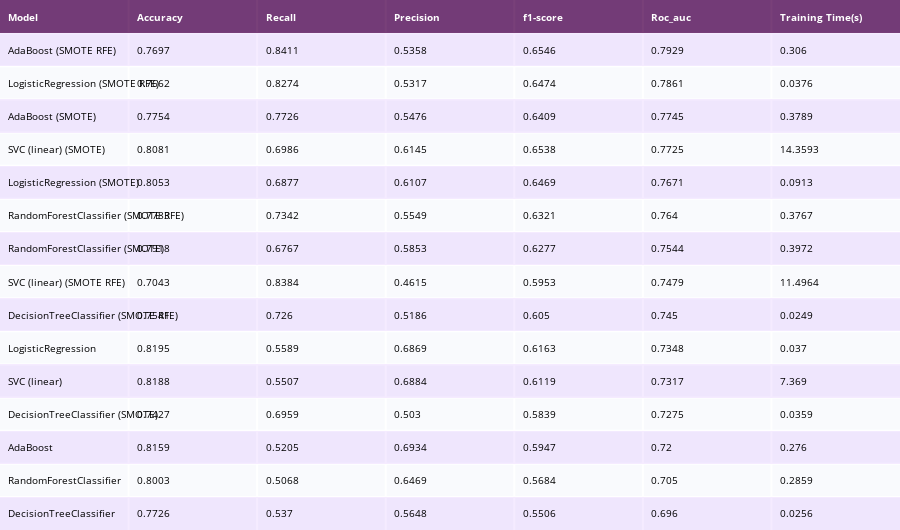

Write notebook code for a chart like this one.
### Code cell
sorted_df = performances_df.sort_values(by=['Roc_auc'], ascending=False)
colorscale = [[0, '#4d004c'],[.5, '#f2e5ff'],[1, '#ffffff']]

table = ff.create_table(np.round(sorted_df, 4), colorscale=colorscale)
table.layout.font.size = 10

# for i in range(len(table.layout.annotations)):
#     if i == 0:
#         table.layout.annotations[i].font.size = 10
#     else:
#         table.layout.annotations[i].align = 'left'
plotly_py.iplot(table)

### Figure 1 — Plotly figure (JSON) as saved in the notebook; plotly's stock layout.template omitted (floating-point values rounded to 4 significant figures)
{"data": [{"colorscale": [[0, "#4d004c"], [0.5, "#f2e5ff"], [1, "#ffffff"]], "hoverinfo": "none", "opacity": 0.75, "showscale": false, "type": "heatmap", "z": [[0, 0, 0, 0, 0, 0, 0], [0.5, 0.5, 0.5, 0.5, 0.5, 0.5, 0.5], [1, 1, 1, 1, 1, 1, 1], [0.5, 0.5, 0.5, 0.5, 0.5, 0.5, 0.5], [1, 1, 1, 1, 1, 1, 1], [0.5, 0.5, 0.5, 0.5, 0.5, 0.5, 0.5], [1, 1, 1, 1, 1, 1, 1], [0.5, 0.5, 0.5, 0.5, 0.5, 0.5, 0.5], [1, 1, 1, 1, 1, 1, 1], [0.5, 0.5, 0.5, 0.5, 0.5, 0.5, 0.5], [1, 1, 1, 1, 1, 1, 1], [0.5, 0.5, 0.5, 0.5, 0.5, 0.5, 0.5], [1, 1, 1, 1, 1, 1, 1], [0.5, 0.5, 0.5, 0.5, 0.5, 0.5, 0.5], [1, 1, 1, 1, 1, 1, 1], [0.5, 0.5, 0.5, 0.5, 0.5, 0.5, 0.5]]}], "layout": {"annotations": [{"align": "left", "font": {"color": "#ffffff"}, "showarrow": false, "text": "<b>Model</b>", "x": -0.45, "xanchor": "left", "xref": "x", "y": 0, "yref": "y"}, {"align": "left", "font": {"color": "#ffffff"}, "showarrow": false, "text": "<b>Accuracy</b>", "x": 0.55, "xanchor": "left", "xref": "x", "y": 0, "yref": "y"}, {"align": "left", "font": {"color": "#ffffff"}, "showarrow": false, "text": "<b>Recall</b>", "x": 1.55, "xanchor": "left", "xref": "x", "y": 0, "yref": "y"}, {"align": "left", "font": {"color": "#ffffff"}, "showarrow": false, "text": "<b>Precision</b>", "x": 2.55, "xanchor": "left", "xref": "x", "y": 0, "yref": "y"}, {"align": "left", "font": {"color": "#ffffff"}, "showarrow": false, "text": "<b>f1-score</b>", "x": 3.55, "xanchor": "left", "xref": "x", "y": 0, "yref": "y"}, {"align": "left", "font": {"color": "#ffffff"}, "showarrow": false, "text": "<b>Roc_auc</b>", "x": 4.55, "xanchor": "left", "xref": "x", "y": 0, "yref": "y"}, {"align": "left", "font": {"color": "#ffffff"}, "showarrow": false, "text": "<b>Training Time(s)</b>", "x": 5.55, "xanchor": "left", "xref": "x", "y": 0, "yref": "y"}, {"align": "left", "font": {"color": "#000000"}, "showarrow": false, "text": "AdaBoost (SMOTE RFE)", "x": -0.45, "xanchor": "left", "xref": "x", "y": 1, "yref": "y"}, {"align": "left", "font": {"color": "#000000"}, "showarrow": false, "text": "0.7697", "x": 0.55, "xanchor": "left", "xref": "x", "y": 1, "yref": "y"}, {"align": "left", "font": {"color": "#000000"}, "showarrow": false, "text": "0.8411", "x": 1.55, "xanchor": "left", "xref": "x", "y": 1, "yref": "y"}, {"align": "left", "font": {"color": "#000000"}, "showarrow": false, "text": "0.5358", "x": 2.55, "xanchor": "left", "xref": "x", "y": 1, "yref": "y"}, {"align": "left", "font": {"color": "#000000"}, "showarrow": false, "text": "0.6546", "x": 3.55, "xanchor": "left", "xref": "x", "y": 1, "yref": "y"}, {"align": "left", "font": {"color": "#000000"}, "showarrow": false, "text": "0.7929", "x": 4.55, "xanchor": "left", "xref": "x", "y": 1, "yref": "y"}, {"align": "left", "font": {"color": "#000000"}, "showarrow": false, "text": "0.306", "x": 5.55, "xanchor": "left", "xref": "x", "y": 1, "yref": "y"}, {"align": "left", "font": {"color": "#000000"}, "showarrow": false, "text": "LogisticRegression (SMOTE RFE)", "x": -0.45, "xanchor": "left", "xref": "x", "y": 2, "yref": "y"}, {"align": "left", "font": {"color": "#000000"}, "showarrow": false, "text": "0.7662", "x": 0.55, "xanchor": "left", "xref": "x", "y": 2, "yref": "y"}, {"align": "left", "font": {"color": "#000000"}, "showarrow": false, "text": "0.8274", "x": 1.55, "xanchor": "left", "xref": "x", "y": 2, "yref": "y"}, {"align": "left", "font": {"color": "#000000"}, "showarrow": false, "text": "0.5317", "x": 2.55, "xanchor": "left", "xref": "x", "y": 2, "yref": "y"}, {"align": "left", "font": {"color": "#000000"}, "showarrow": false, "text": "0.6474", "x": 3.55, "xanchor": "left", "xref": "x", "y": 2, "yref": "y"}, {"align": "left", "font": {"color": "#000000"}, "showarrow": false, "text": "0.7861", "x": 4.55, "xanchor": "left", "xref": "x", "y": 2, "yref": "y"}, {"align": "left", "font": {"color": "#000000"}, "showarrow": false, "text": "0.0376", "x": 5.55, "xanchor": "left", "xref": "x", "y": 2, "yref": "y"}, {"align": "left", "font": {"color": "#000000"}, "showarrow": false, "text": "AdaBoost (SMOTE)", "x": -0.45, "xanchor": "left", "xref": "x", "y": 3, "yref": "y"}, {"align": "left", "font": {"color": "#000000"}, "showarrow": false, "text": "0.7754", "x": 0.55, "xanchor": "left", "xref": "x", "y": 3, "yref": "y"}, {"align": "left", "font": {"color": "#000000"}, "showarrow": false, "text": "0.7726", "x": 1.55, "xanchor": "left", "xref": "x", "y": 3, "yref": "y"}, {"align": "left", "font": {"color": "#000000"}, "showarrow": false, "text": "0.5476", "x": 2.55, "xanchor": "left", "xref": "x", "y": 3, "yref": "y"}, {"align": "left", "font": {"color": "#000000"}, "showarrow": false, "text": "0.6409", "x": 3.55, "xanchor": "left", "xref": "x", "y": 3, "yref": "y"}, {"align": "left", "font": {"color": "#000000"}, "showarrow": false, "text": "0.7745", "x": 4.55, "xanchor": "left", "xref": "x", "y": 3, "yref": "y"}, {"align": "left", "font": {"color": "#000000"}, "showarrow": false, "text": "0.3789", "x": 5.55, "xanchor": "left", "xref": "x", "y": 3, "yref": "y"}, {"align": "left", "font": {"color": "#000000"}, "showarrow": false, "text": "SVC (linear) (SMOTE)", "x": -0.45, "xanchor": "left", "xref": "x", "y": 4, "yref": "y"}, {"align": "left", "font": {"color": "#000000"}, "showarrow": false, "text": "0.8081", "x": 0.55, "xanchor": "left", "xref": "x", "y": 4, "yref": "y"}, {"align": "left", "font": {"color": "#000000"}, "showarrow": false, "text": "0.6986", "x": 1.55, "xanchor": "left", "xref": "x", "y": 4, "yref": "y"}, {"align": "left", "font": {"color": "#000000"}, "showarrow": false, "text": "0.6145", "x": 2.55, "xanchor": "left", "xref": "x", "y": 4, "yref": "y"}, {"align": "left", "font": {"color": "#000000"}, "showarrow": false, "text": "0.6538", "x": 3.55, "xanchor": "left", "xref": "x", "y": 4, "yref": "y"}, {"align": "left", "font": {"color": "#000000"}, "showarrow": false, "text": "0.7725", "x": 4.55, "xanchor": "left", "xref": "x", "y": 4, "yref": "y"}, {"align": "left", "font": {"color": "#000000"}, "showarrow": false, "text": "14.3593", "x": 5.55, "xanchor": "left", "xref": "x", "y": 4, "yref": "y"}, {"align": "left", "font": {"color": "#000000"}, "showarrow": false, "text": "LogisticRegression (SMOTE)", "x": -0.45, "xanchor": "left", "xref": "x", "y": 5, "yref": "y"}, {"align": "left", "font": {"color": "#000000"}, "showarrow": false, "text": "0.8053", "x": 0.55, "xanchor": "left", "xref": "x", "y": 5, "yref": "y"}, {"align": "left", "font": {"color": "#000000"}, "showarrow": false, "text": "0.6877", "x": 1.55, "xanchor": "left", "xref": "x", "y": 5, "yref": "y"}, {"align": "left", "font": {"color": "#000000"}, "showarrow": false, "text": "0.6107", "x": 2.55, "xanchor": "left", "xref": "x", "y": 5, "yref": "y"}, {"align": "left", "font": {"color": "#000000"}, "showarrow": false, "text": "0.6469", "x": 3.55, "xanchor": "left", "xref": "x", "y": 5, "yref": "y"}, {"align": "left", "font": {"color": "#000000"}, "showarrow": false, "text": "0.7671", "x": 4.55, "xanchor": "left", "xref": "x", "y": 5, "yref": "y"}, {"align": "left", "font": {"color": "#000000"}, "showarrow": false, "text": "0.0913", "x": 5.55, "xanchor": "left", "xref": "x", "y": 5, "yref": "y"}, {"align": "left", "font": {"color": "#000000"}, "showarrow": false, "text": "RandomForestClassifier (SMOTE RFE)", "x": -0.45, "xanchor": "left", "xref": "x", "y": 6, "yref": "y"}, {"align": "left", "font": {"color": "#000000"}, "showarrow": false, "text": "0.7783", "x": 0.55, "xanchor": "left", "xref": "x", "y": 6, "yref": "y"}, {"align": "left", "font": {"color": "#000000"}, "showarrow": false, "text": "0.7342", "x": 1.55, "xanchor": "left", "xref": "x", "y": 6, "yref": "y"}, {"align": "left", "font": {"color": "#000000"}, "showarrow": false, "text": "0.5549", "x": 2.55, "xanchor": "left", "xref": "x", "y": 6, "yref": "y"}, {"align": "left", "font": {"color": "#000000"}, "showarrow": false, "text": "0.6321", "x": 3.55, "xanchor": "left", "xref": "x", "y": 6, "yref": "y"}, {"align": "left", "font": {"color": "#000000"}, "showarrow": false, "text": "0.764", "x": 4.55, "xanchor": "left", "xref": "x", "y": 6, "yref": "y"}, {"align": "left", "font": {"color": "#000000"}, "showarrow": false, "text": "0.3767", "x": 5.55, "xanchor": "left", "xref": "x", "y": 6, "yref": "y"}, {"align": "left", "font": {"color": "#000000"}, "showarrow": false, "text": "RandomForestClassifier (SMOTE)", "x": -0.45, "xanchor": "left", "xref": "x", "y": 7, "yref": "y"}, {"align": "left", "font": {"color": "#000000"}, "showarrow": false, "text": "0.7918", "x": 0.55, "xanchor": "left", "xref": "x", "y": 7, "yref": "y"}, {"align": "left", "font": {"color": "#000000"}, "showarrow": false, "text": "0.6767", "x": 1.55, "xanchor": "left", "xref": "x", "y": 7, "yref": "y"}, {"align": "left", "font": {"color": "#000000"}, "showarrow": false, "text": "0.5853", "x": 2.55, "xanchor": "left", "xref": "x", "y": 7, "yref": "y"}, {"align": "left", "font": {"color": "#000000"}, "showarrow": false, "text": "0.6277", "x": 3.55, "xanchor": "left", "xref": "x", "y": 7, "yref": "y"}, {"align": "left", "font": {"color": "#000000"}, "showarrow": false, "text": "0.7544", "x": 4.55, "xanchor": "left", "xref": "x", "y": 7, "yref": "y"}, {"align": "left", "font": {"color": "#000000"}, "showarrow": false, "text": "0.3972", "x": 5.55, "xanchor": "left", "xref": "x", "y": 7, "yref": "y"}, {"align": "left", "font": {"color": "#000000"}, "showarrow": false, "text": "SVC (linear) (SMOTE RFE)", "x": -0.45, "xanchor": "left", "xref": "x", "y": 8, "yref": "y"}, {"align": "left", "font": {"color": "#000000"}, "showarrow": false, "text": "0.7043", "x": 0.55, "xanchor": "left", "xref": "x", "y": 8, "yref": "y"}, {"align": "left", "font": {"color": "#000000"}, "showarrow": false, "text": "0.8384", "x": 1.55, "xanchor": "left", "xref": "x", "y": 8, "yref": "y"}, {"align": "left", "font": {"color": "#000000"}, "showarrow": false, "text": "0.4615", "x": 2.55, "xanchor": "left", "xref": "x", "y": 8, "yref": "y"}, {"align": "left", "font": {"color": "#000000"}, "showarrow": false, "text": "0.5953", "x": 3.55, "xanchor": "left", "xref": "x", "y": 8, "yref": "y"}, {"align": "left", "font": {"color": "#000000"}, "showarrow": false, "text": "0.7479", "x": 4.55, "xanchor": "left", "xref": "x", "y": 8, "yref": "y"}, {"align": "left", "font": {"color": "#000000"}, "showarrow": false, "text": "11.4964", "x": 5.55, "xanchor": "left", "xref": "x", "y": 8, "yref": "y"}, {"align": "left", "font": {"color": "#000000"}, "showarrow": false, "text": "DecisionTreeClassifier (SMOTE RFE)", "x": -0.45, "xanchor": "left", "xref": "x", "y": 9, "yref": "y"}, {"align": "left", "font": {"color": "#000000"}, "showarrow": false, "text": "0.7541", "x": 0.55, "xanchor": "left", "xref": "x", "y": 9, "yref": "y"}, {"align": "left", "font": {"color": "#000000"}, "showarrow": false, "text": "0.726", "x": 1.55, "xanchor": "left", "xref": "x", "y": 9, "yref": "y"}, {"align": "left", "font": {"color": "#000000"}, "showarrow": false, "text": "0.5186", "x": 2.55, "xanchor": "left", "xref": "x", "y": 9, "yref": "y"}, {"align": "left", "font": {"color": "#000000"}, "showarrow": false, "text": "0.605", "x": 3.55, "xanchor": "left", "xref": "x", "y": 9, "yref": "y"}, {"align": "left", "font": {"color": "#000000"}, "showarrow": false, "text": "0.745", "x": 4.55, "xanchor": "left", "xref": "x", "y": 9, "yref": "y"}, {"align": "left", "font": {"color": "#000000"}, "showarrow": false, "text": "0.0249", "x": 5.55, "xanchor": "left", "xref": "x", "y": 9, "yref": "y"}, {"align": "left", "font": {"color": "#000000"}, "showarrow": false, "text": "LogisticRegression", "x": -0.45, "xanchor": "left", "xref": "x", "y": 10, "yref": "y"}, {"align": "left", "font": {"color": "#000000"}, "showarrow": false, "text": "0.8195", "x": 0.55, "xanchor": "left", "xref": "x", "y": 10, "yref": "y"}, {"align": "left", "font": {"color": "#000000"}, "showarrow": false, "text": "0.5589", "x": 1.55, "xanchor": "left", "xref": "x", "y": 10, "yref": "y"}, {"align": "left", "font": {"color": "#000000"}, "showarrow": false, "text": "0.6869", "x": 2.55, "xanchor": "left", "xref": "x", "y": 10, "yref": "y"}, {"align": "left", "font": {"color": "#000000"}, "showarrow": false, "text": "0.6163", "x": 3.55, "xanchor": "left", "xref": "x", "y": 10, "yref": "y"}, {"align": "left", "font": {"color": "#000000"}, "showarrow": false, "text": "0.7348", "x": 4.55, "xanchor": "left", "xref": "x", "y": 10, "yref": "y"}, {"align": "left", "font": {"color": "#000000"}, "showarrow": false, "text": "0.037", "x": 5.55, "xanchor": "left", "xref": "x", "y": 10, "yref": "y"}, {"align": "left", "font": {"color": "#000000"}, "showarrow": false, "text": "SVC (linear)", "x": -0.45, "xanchor": "left", "xref": "x", "y": 11, "yref": "y"}, {"align": "left", "font": {"color": "#000000"}, "showarrow": false, "text": "0.8188", "x": 0.55, "xanchor": "left", "xref": "x", "y": 11, "yref": "y"}, {"align": "left", "font": {"color": "#000000"}, "showarrow": false, "text": "0.5507", "x": 1.55, "xanchor": "left", "xref": "x", "y": 11, "yref": "y"}, {"align": "left", "font": {"color": "#000000"}, "showarrow": false, "text": "0.6884", "x": 2.55, "xanchor": "left", "xref": "x", "y": 11, "yref": "y"}, {"align": "left", "font": {"color": "#000000"}, "showarrow": false, "text": "0.6119", "x": 3.55, "xanchor": "left", "xref": "x", "y": 11, "yref": "y"}, {"align": "left", "font": {"color": "#000000"}, "showarrow": false, "text": "0.7317", "x": 4.55, "xanchor": "left", "xref": "x", "y": 11, "yref": "y"}, {"align": "left", "font": {"color": "#000000"}, "showarrow": false, "text": "7.369", "x": 5.55, "xanchor": "left", "xref": "x", "y": 11, "yref": "y"}, {"align": "left", "font": {"color": "#000000"}, "showarrow": false, "text": "DecisionTreeClassifier (SMOTE)", "x": -0.45, "xanchor": "left", "xref": "x", "y": 12, "yref": "y"}, {"align": "left", "font": {"color": "#000000"}, "showarrow": false, "text": "0.7427", "x": 0.55, "xanchor": "left", "xref": "x", "y": 12, "yref": "y"}, {"align": "left", "font": {"color": "#000000"}, "showarrow": false, "text": "0.6959", "x": 1.55, "xanchor": "left", "xref": "x", "y": 12, "yref": "y"}, {"align": "left", "font": {"color": "#000000"}, "showarrow": false, "text": "0.503", "x": 2.55, "xanchor": "left", "xref": "x", "y": 12, "yref": "y"}, {"align": "left", "font": {"color": "#000000"}, "showarrow": false, "text": "0.5839", "x": 3.55, "xanchor": "left", "xref": "x", "y": 12, "yref": "y"}, {"align": "left", "font": {"color": "#000000"}, "showarrow": false, "text": "0.7275", "x": 4.55, "xanchor": "left", "xref": "x", "y": 12, "yref": "y"}, {"align": "left", "font": {"color": "#000000"}, "showarrow": false, "text": "0.0359", "x": 5.55, "xanchor": "left", "xref": "x", "y": 12, "yref": "y"}, {"align": "left", "font": {"color": "#000000"}, "showarrow": false, "text": "AdaBoost", "x": -0.45, "xanchor": "left", "xref": "x", "y": 13, "yref": "y"}, {"align": "left", "font": {"color": "#000000"}, "showarrow": false, "text": "0.8159", "x": 0.55, "xanchor": "left", "xref": "x", "y": 13, "yref": "y"}, {"align": "left", "font": {"color": "#000000"}, "showarrow": false, "text": "0.5205", "x": 1.55, "xanchor": "left", "xref": "x", "y": 13, "yref": "y"}, {"align": "left", "font": {"color": "#000000"}, "showarrow": false, "text": "0.6934", "x": 2.55, "xanchor": "left", "xref": "x", "y": 13, "yref": "y"}, {"align": "left", "font": {"color": "#000000"}, "showarrow": false, "text": "0.5947", "x": 3.55, "xanchor": "left", "xref": "x", "y": 13, "yref": "y"}, {"align": "left", "font": {"color": "#000000"}, "showarrow": false, "text": "0.72", "x": 4.55, "xanchor": "left", "xref": "x", "y": 13, "yref": "y"}, {"align": "left", "font": {"color": "#000000"}, "showarrow": false, "text": "0.276", "x": 5.55, "xanchor": "left", "xref": "x", "y": 13, "yref": "y"}, {"align": "left", "font": {"color": "#000000"}, "showarrow": false, "text": "RandomForestClassifier", "x": -0.45, "xanchor": "left", "xref": "x", "y": 14, "yref": "y"}, {"align": "left", "font": {"color": "#000000"}, "showarrow": false, "text": "0.8003", "x": 0.55, "xanchor": "left", "xref": "x", "y": 14, "yref": "y"}, {"align": "left", "font": {"color": "#000000"}, "showarrow": false, "text": "0.5068", "x": 1.55, "xanchor": "left", "xref": "x", "y": 14, "yref": "y"}, {"align": "left", "font": {"color": "#000000"}, "showarrow": false, "text": "0.6469", "x": 2.55, "xanchor": "left", "xref": "x", "y": 14, "yref": "y"}, {"align": "left", "font": {"color": "#000000"}, "showarrow": false, "text": "0.5684", "x": 3.55, "xanchor": "left", "xref": "x", "y": 14, "yref": "y"}, {"align": "left", "font": {"color": "#000000"}, "showarrow": false, "text": "0.705", "x": 4.55, "xanchor": "left", "xref": "x", "y": 14, "yref": "y"}, {"align": "left", "font": {"color": "#000000"}, "showarrow": false, "text": "0.2859", "x": 5.55, "xanchor": "left", "xref": "x", "y": 14, "yref": "y"}, {"align": "left", "font": {"color": "#000000"}, "showarrow": false, "text": "DecisionTreeClassifier", "x": -0.45, "xanchor": "left", "xref": "x", "y": 15, "yref": "y"}, {"align": "left", "font": {"color": "#000000"}, "showarrow": false, "text": "0.7726", "x": 0.55, "xanchor": "left", "xref": "x", "y": 15, "yref": "y"}, {"align": "left", "font": {"color": "#000000"}, "showarrow": false, "text": "0.537", "x": 1.55, "xanchor": "left", "xref": "x", "y": 15, "yref": "y"}, {"align": "left", "font": {"color": "#000000"}, "showarrow": false, "text": "0.5648", "x": 2.55, "xanchor": "left", "xref": "x", "y": 15, "yref": "y"}, {"align": "left", "font": {"color": "#000000"}, "showarrow": false, "text": "0.5506", "x": 3.55, "xanchor": "left", "xref": "x", "y": 15, "yref": "y"}, {"align": "left", "font": {"color": "#000000"}, "showarrow": false, "text": "0.696", "x": 4.55, "xanchor": "left", "xref": "x", "y": 15, "yref": "y"}, {"align": "left", "font": {"color": "#000000"}, "showarrow": false, "text": "0.0256", "x": 5.55, "xanchor": "left", "xref": "x", "y": 15, "yref": "y"}], "font": {"size": 10}, "height": 530, "margin": {"b": 0, "l": 0, "r": 0, "t": 0}, "xaxis": {"dtick": 1, "gridwidth": 2, "showticklabels": false, "tick0": -0.5, "ticks": "", "zeroline": false}, "yaxis": {"autorange": "reversed", "dtick": 1, "gridwidth": 2, "showticklabels": false, "tick0": 0.5, "ticks": "", "zeroline": false}}}
